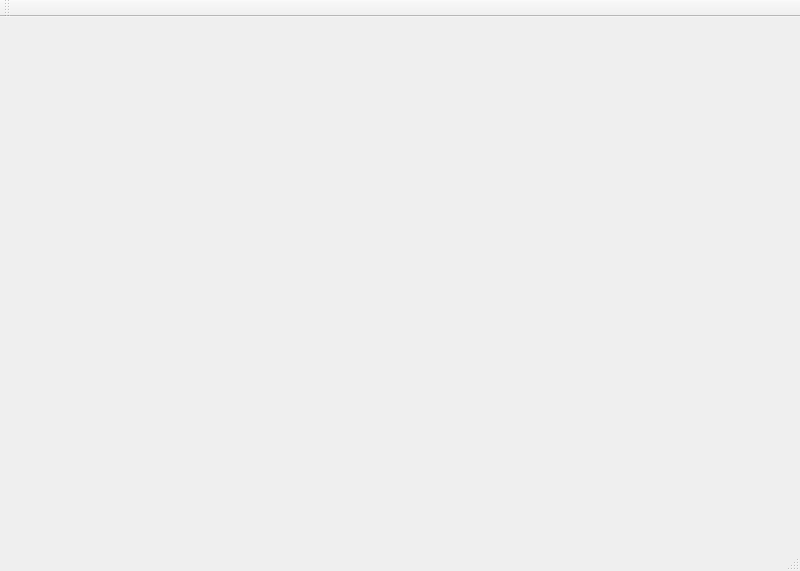
<?xml version="1.0" encoding="UTF-8"?>
<ui version="4.0">
 <class>MainWindow</class>
 <widget class="QMainWindow" name="MainWindow">
  <property name="geometry">
   <rect>
    <x>0</x>
    <y>0</y>
    <width>800</width>
    <height>571</height>
   </rect>
  </property>
  <property name="windowTitle">
   <string>MainWindow</string>
  </property>
  <widget class="QWidget" name="centralwidget">
   <layout class="QGridLayout" name="gridLayout">
    <item row="0" column="0">
     <widget class="QStackedWidget" name="sw_MaintainSup"/>
    </item>
   </layout>
  </widget>
  <widget class="QStatusBar" name="statusbar"/>
  <widget class="QMenuBar" name="menubar">
   <property name="geometry">
    <rect>
     <x>0</x>
     <y>0</y>
     <width>800</width>
     <height>23</height>
    </rect>
   </property>
  </widget>
  <widget class="QToolBar" name="toolBar">
   <property name="windowTitle">
    <string>toolBar</string>
   </property>
   <attribute name="toolBarArea">
    <enum>TopToolBarArea</enum>
   </attribute>
   <attribute name="toolBarBreak">
    <bool>false</bool>
   </attribute>
  </widget>
 </widget>
 <resources/>
 <connections/>
</ui>
